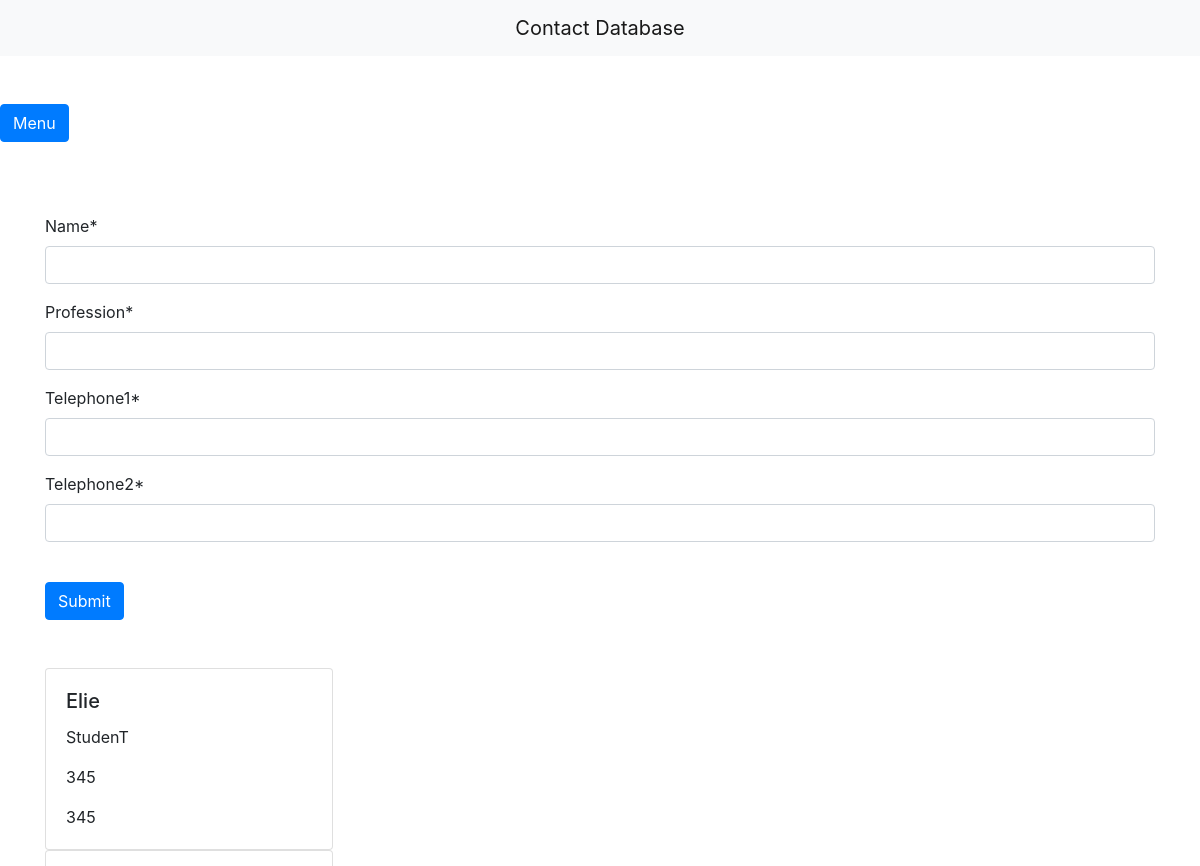
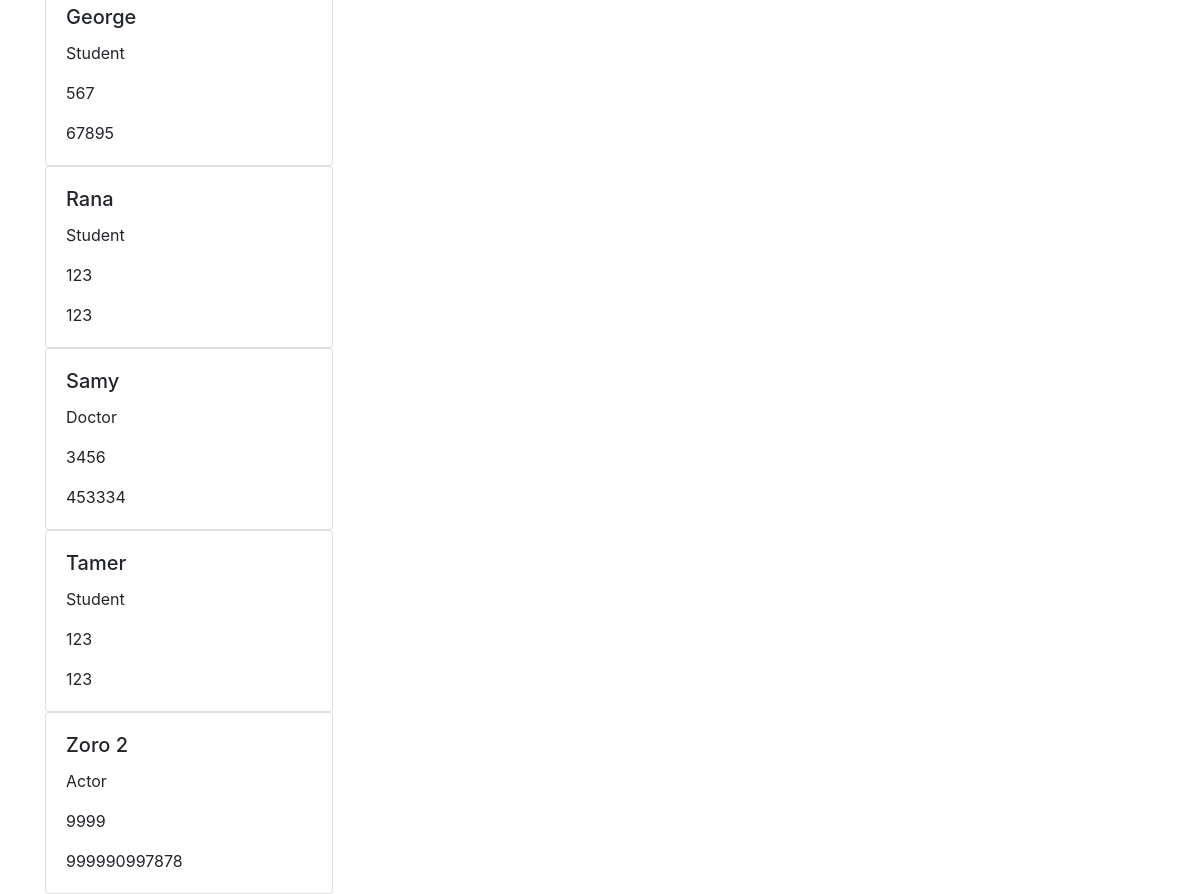
Page /create/ on the committed database (2 pictures, top to bottom).
### main/models.py (models this page shows)
class Contact(models.Model):
    name = models.CharField(max_length=100)
    profession = models.CharField(max_length=100)
    telephone1 = models.CharField(max_length=100)
    telephone2 = models.CharField(max_length=100)

### main/views.py (the view)
# urls.py: path("create/", views.create, name="create"),
def create(request):
  if request.method == "POST":
    form = ContactForm(request.POST)
    if form.is_valid():
      form.save()
  contacts = Contact.objects.all().order_by('name','profession')
  form = ContactForm()
  return render(request, "create.html", {"form": form, "contacts":contacts})

### main/forms.py
class ContactForm(forms.ModelForm):
  class Meta:
    model = Contact
    fields = ('name','profession','telephone1','telephone2')

### main/templates/create.html (shortened to what this page needs)
<!DOCTYPE html>
<html>
   <head>
    <link rel="stylesheet" href="https://stackpath.bootstrapcdn.com/bootstrap/4.4.1/css/bootstrap.min.css">
  </head>
  <body>
      {% load crispy_forms_tags %}
      <nav class="navbar navbar-light bg-light">
        <a class="navbar-brand mx-auto" href="">
          Contact Database
        </a>
      </nav>
      <br><br>
      <button id="menu" class="btn btn-primary" >Menu</button>
      <br><br><br><br>
      <div class="container">
      <form method="post">
        {{ form|crispy }}
        <br>
        <button class ="btn btn-primary" type="submit" id= "submit_button">Submit</button>
      </form>
      </div>
      <br><br>
      <div class="container">
        {% for contact in contacts %}
        <div class="card" style="width: 18rem;">
          <div class="card-body">
            <h5 class="card-title">{{ contact.name }}</h5>
            <p class="card-text">{{ contact.profession }}</p>
            <p class="card-text">{{ contact.telephone1 }}</p>
            <p class="card-text">{{ contact.telephone2 }}</p>
          </div>
        </div>
        {% endfor %}
      </div>
  </body>
</html>

### rows in the picture
Contact: name "Elie", profession "StudenT", telephone1 "345", telephone2 "345"
Contact: name "George", profession "Student", telephone1 "567", telephone2 "67895"
Contact: name "Rana", profession "Student", telephone1 "123", telephone2 "123"
Contact: name "Samy", profession "Doctor", telephone1 "3456", telephone2 "453334"
Contact: name "Tamer", profession "Student", telephone1 "123", telephone2 "123"
Contact: name "Zoro 2", profession "Actor", telephone1 "9999", telephone2 "999990997878"
